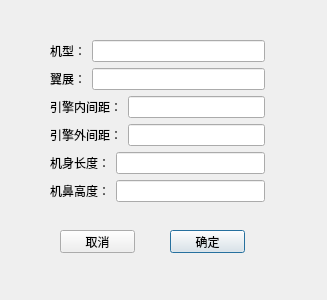
<?xml version="1.0" encoding="UTF-8"?>
<ui version="4.0">
 <class>Add_model</class>
 <widget class="QDialog" name="Add_model">
  <property name="geometry">
   <rect>
    <x>0</x>
    <y>0</y>
    <width>327</width>
    <height>300</height>
   </rect>
  </property>
  <property name="windowTitle">
   <string>添加机型界面</string>
  </property>
  <widget class="QPushButton" name="ok_pushButton">
   <property name="geometry">
    <rect>
     <x>170</x>
     <y>230</y>
     <width>75</width>
     <height>23</height>
    </rect>
   </property>
   <property name="text">
    <string>确定</string>
   </property>
  </widget>
  <widget class="QPushButton" name="cancel_pushButton">
   <property name="geometry">
    <rect>
     <x>60</x>
     <y>230</y>
     <width>75</width>
     <height>23</height>
    </rect>
   </property>
   <property name="text">
    <string>取消</string>
   </property>
  </widget>
  <widget class="QWidget" name="">
   <property name="geometry">
    <rect>
     <x>50</x>
     <y>40</y>
     <width>215</width>
     <height>164</height>
    </rect>
   </property>
   <layout class="QVBoxLayout" name="verticalLayout">
    <item>
     <layout class="QHBoxLayout" name="horizontalLayout">
      <item>
       <widget class="QLabel" name="label">
        <property name="text">
         <string>机型：</string>
        </property>
       </widget>
      </item>
      <item>
       <widget class="QLineEdit" name="lineEdit"/>
      </item>
     </layout>
    </item>
    <item>
     <layout class="QHBoxLayout" name="horizontalLayout_2">
      <item>
       <widget class="QLabel" name="label_2">
        <property name="text">
         <string>翼展：</string>
        </property>
       </widget>
      </item>
      <item>
       <widget class="QLineEdit" name="lineEdit_2"/>
      </item>
     </layout>
    </item>
    <item>
     <layout class="QHBoxLayout" name="horizontalLayout_3">
      <item>
       <widget class="QLabel" name="label_3">
        <property name="text">
         <string>引擎内间距：</string>
        </property>
       </widget>
      </item>
      <item>
       <widget class="QLineEdit" name="lineEdit_3"/>
      </item>
     </layout>
    </item>
    <item>
     <layout class="QHBoxLayout" name="horizontalLayout_4">
      <item>
       <widget class="QLabel" name="label_4">
        <property name="text">
         <string>引擎外间距：</string>
        </property>
       </widget>
      </item>
      <item>
       <widget class="QLineEdit" name="lineEdit_4"/>
      </item>
     </layout>
    </item>
    <item>
     <layout class="QHBoxLayout" name="horizontalLayout_5">
      <item>
       <widget class="QLabel" name="label_5">
        <property name="text">
         <string>机身长度：</string>
        </property>
       </widget>
      </item>
      <item>
       <widget class="QLineEdit" name="lineEdit_5"/>
      </item>
     </layout>
    </item>
    <item>
     <layout class="QHBoxLayout" name="horizontalLayout_6">
      <item>
       <widget class="QLabel" name="label_6">
        <property name="text">
         <string>机鼻高度：</string>
        </property>
       </widget>
      </item>
      <item>
       <widget class="QLineEdit" name="lineEdit_6"/>
      </item>
     </layout>
    </item>
   </layout>
  </widget>
 </widget>
 <resources/>
 <connections/>
</ui>
